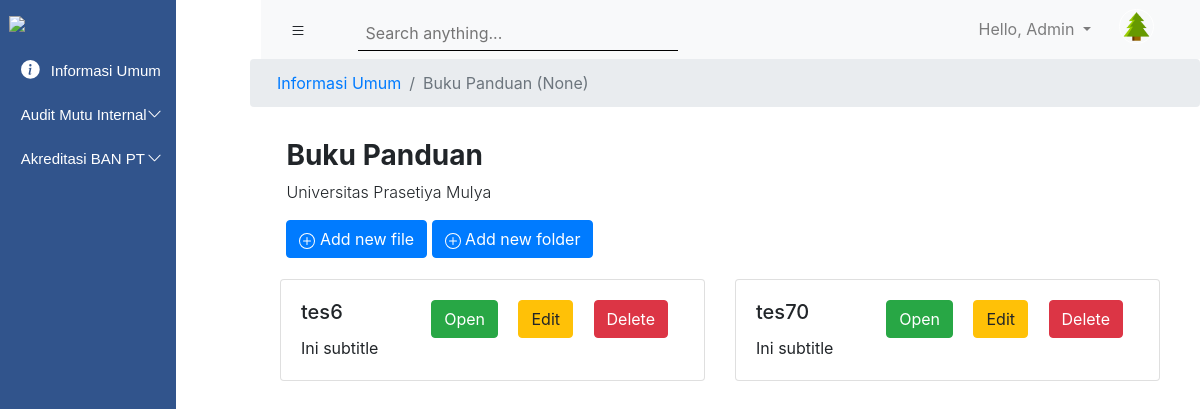
Page /subinformasiumum/1/ (signed in) on the earlier database version.
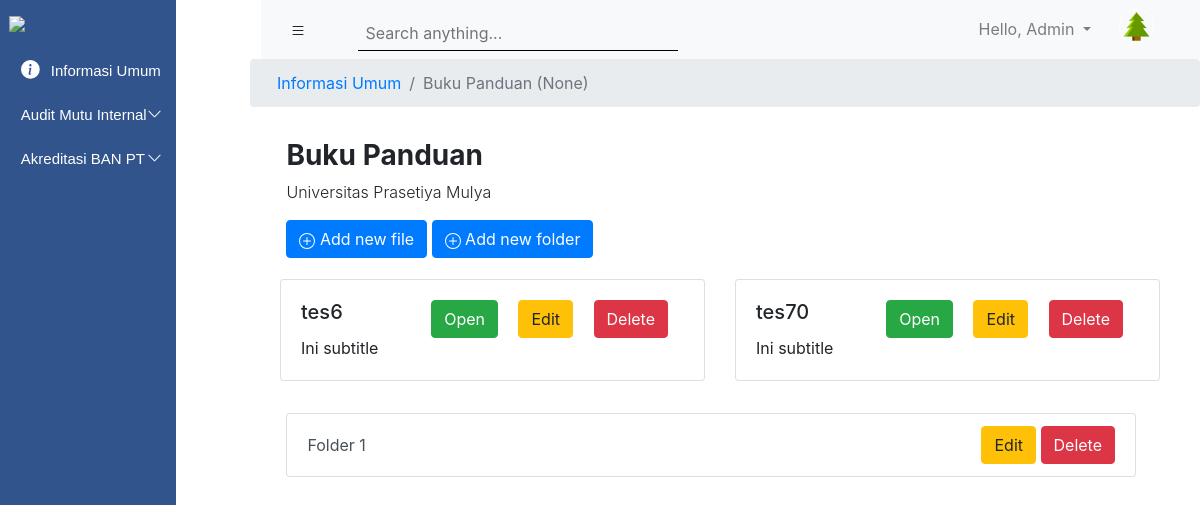
Same page on the later database version.
### upmsite/models.py (models this page shows, shortened)
class File(models.Model):
    nama_file = models.CharField(max_length=250)
    nama_folder = models.ForeignKey(Folder, on_delete=models.CASCADE, blank = True, null = True)
    file_attachment = models.FileField(blank = True, null = True)
    public_status = models.BooleanField(default=True)

class SubFolder01(models.Model):
    nama_folder = models.CharField(max_length=520)
    parent_folder = models.ForeignKey(Folder, on_delete=models.CASCADE)

### upmsite/views.py (the view)
# urls.py: path('subinformasiumum/<int:pk>/', views_upmsite.SubFolderInformasiUmum, name="sub_informasi_umum"),
def SubFolderInformasiUmum(request, pk):
    roles = request.user.roles
    prodi = request.user.prodi
    semua_prodi = models_account.ProgramStudi.objects.all()
    subfolder1 = models.SubFolder01.objects.filter(parent_folder__id = pk)
    files = models.File.objects.filter(nama_folder__id = pk)
    judul = models.Folder.objects.get(id = pk)
    global pkjudul, bagianinfoumum
    pkjudul = pk
    bagianinfoumum = 'Informasi Umum'
    print(judul.isAllowNewFolder)
    context = {
        'roles': roles,
        'prodi': prodi,
        'semua_prodi': semua_prodi,
        'files': files,
        'subfolder1': subfolder1,
        'judul': judul,
        'pk': pk,
    }
    return render(request, 'InformasiUmum/SubInformasiUmum.html', context)

### upmsite/models.py (called while the page is built)
    def __str__(self):
        return '{} ({})'.format(self.nama_folder, self.nama_prodi)

### Templates/InformasiUmum/SubInformasiUmum.html (shortened to what this page needs)
{% extends 'main.html' %}
{% load static %}
{% block content %}
<section>
  <nav aria-label="breadcrumb">
      <ol class="breadcrumb">
        <li class="breadcrumb-item"><a href="{% url 'Informasi_Umum' %}">Informasi Umum</a></li>
        <li class="breadcrumb-item active" aria-current="page" href="">{{judul}}</li>
      </ol>
  </nav>
</section>
  <section class="page-title" style="margin-left: 17.9rem; ">
      <h3 class="font-weight-bold">{{judul.nama_folder}}</h3>
      <p class="font-weight-light">Universitas Prasetiya Mulya</p>
      {%if judul.isAllowNewFile == True %}
      <a class="btn btn-primary" href="{% url 'AddFile_BukuPanduan' pk %}">
          Add new file
      </a>
      {% endif %}
      {%if judul.isAllowNewFolder == True %}
      <a class="btn btn-primary" href="{% url 'AddSubFolder_01' pk %}">
        Add new folder
      </a>
      {% endif %}
  </section>
  <section class="folder-card">
    <div class="box-inside">
    <div class="row">
      {% for item in files %}
      <div class="col-sm-6" data-role="card-menus">
        <div class="card card3">
          <div class="card-body">
            <div class="card-inside">
                <div class="card-text-inside">
                    <h5 class="card-title">{{item.nama_file}}</h5>
                    <p class="card-text">Ini subtitle</p>
                </div>
                <div>
                    <a href="{% static item.file_attachment.url %}" class="btn btn-success mr-3 btn-card-menu">Open</a>
                    <a href="{% url 'UpdateFile_BukuPanduan' pk=item.id %}" class="btn btn-warning mr-3 btn-card-menu">Edit</a>
                    <a href="{% url 'DeleteFile_BukuPanduan' pk=item.id %}" class="btn btn-danger mr-3 btn-card-menu">Delete</a>
                </div>
            </div>
          </div>
        </div>
      </div>
      {% endfor %}
    </div>
    </div>
  </section>
  <section class="page-title" style="margin-left: 17.9rem; margin-right: 4rem;">
    <div class="list-group">
      {% for itemfolder in subfolder1 %}
        <div type="button" class="list-group-item list-group-item-action button list-main" data-role="list-menus" onclick="window.location='{% url 'sub_folder_informasi_umum1' itemfolder.id %}';">
          <a href="" class="text-decoration-none text-reset">{{itemfolder.nama_folder}}</a>
          <div>
              <a href="{% url 'UpdateSubFolder_01' itemfolder.id %}" class="btn btn-warning btn-card-menu">Edit</a>
              <a href="{% url 'DeleteSubFolder_01' itemfolder.id %}" class="btn btn-danger btn-card-menu">Delete</a>
          </div>
        </div>
      {%endfor%}
    </div>
  </section>
{% endblock %}

Differences in the rows shown:
added SubFolder01: nama_folder "Folder 1"
